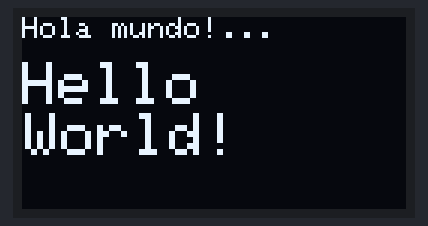
A sketch run on a simulated ESP8266 (NodeMCU). Shown: 128×64 one-colour display. WiFi joins after 1.5 s; servers stay silent unless stated; what the sketch prints to the serial monitor is not drawn.

Above: at 0.1 s.

Measured:
- what the display in image 0 shows lasts 2.0 s, from 0.1 s to 2.1 s

The sketch:

oled2.ino
```cpp
#include <Wire.h>
#include <Adafruit_GFX.h>
#include <Adafruit_SSD1306.h>
#include "ESP8266WiFi.h"
#include "font.h"
WiFiClient client;

char buffer[20];
char bufrssi[4];
char* ssid     = "Wifi";
char* password = "clave";
bool Connecte = false;
bool affiche = false;


#define SCREEN_WIDTH 128 // OLED display width, in pixels
#define SCREEN_HEIGHT 64 // OLED display height, in pixels
#define OLED_ADDR 0x3C   // Address may be different for your module, also try with 0x3D if this doesn't work

// Declaration for an SSD1306 display connected to I2C (SDA d2, SCL pins d1)
#define OLED_RESET -1 // Reset pin # (or -1 if sharing Arduino reset pin)
Adafruit_SSD1306 display(SCREEN_WIDTH, SCREEN_HEIGHT, &Wire, OLED_RESET);

void setup() {
  Serial.begin(115200);
  Serial.println();
  Serial.print("Heap: "); Serial.println(system_get_free_heap_size());
  Serial.print("Boot Vers: "); Serial.println(system_get_boot_version());
  Serial.print("CPU: "); Serial.println(system_get_cpu_freq());
  Serial.println();
  Serial.println("Init OLED...");
  display.begin(SSD1306_SWITCHCAPVCC, OLED_ADDR);
  display.clearDisplay();           // Required to clear display
  display.display();

  display.setTextColor(WHITE);
  display.setTextSize(1);           // Set text size
  display.print("Hola mundo!...");

  display.setTextSize(2);
  display.setCursor(0, 15);         // Set cursor
  display.print("Hello");
  display.setCursor(1, 32);
  display.print("World!");


  display.display();                // Always required when changes are made and when you have to display them

}
void Connexion()
{
  affiche = false;
  if (WiFi.status() != WL_CONNECTED) {
     WiFi.begin(ssid, password);
     while (WiFi.status() != WL_CONNECTED) {
         Serial.print(".");
         delay(1000);
     }
  }
}

void loop() {
  Serial.println("Connected");
  Connexion();
  if (!client.connected()) {

    if (!affiche) {
        affiche = true;

        IPAddress ip = WiFi.localIP();
        String ipStr = String(ip[0]) + '.' + String(ip[1]) + '.' + String(ip[2]) + '.' + String(ip[3]);
        ipStr.toCharArray(buffer, 20);

        long rssi = WiFi.RSSI();
        String strRssi;
        strRssi=String(rssi);
        strRssi.toCharArray(bufrssi,4);
        Serial.println(rssi);
        display.clearDisplay();
        display.display();
        display.setTextColor(WHITE);
        display.setTextSize(1);         // Set text size
        display.setCursor(0, 0);        // Set cursor
        display.print(ssid);
        display.setCursor(0, 15);       // Set cursor
        display.print(bufrssi);
        display.setCursor(0, 32);
        display.print(buffer);
        display.display();
    }
  }
   delay(1000);
}
```

Source omitted: font.h (data table, 16562 bytes)
